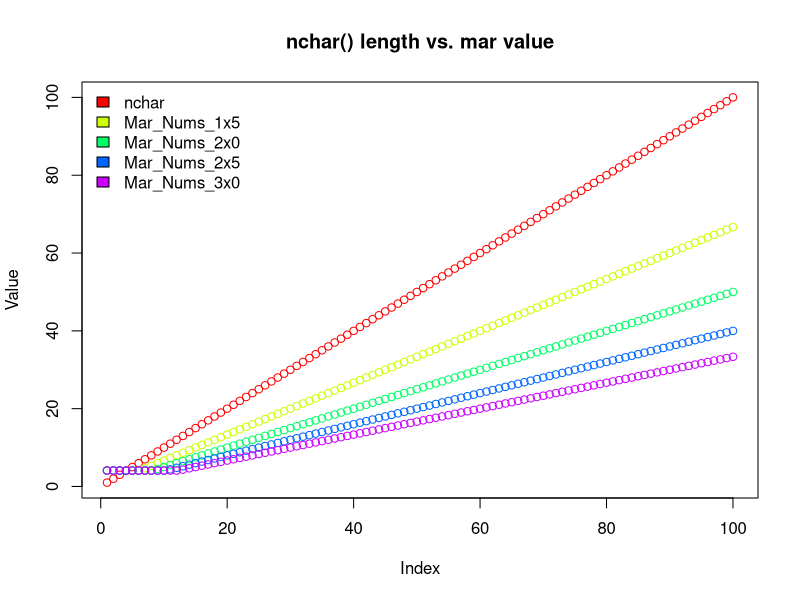

This chart was generated by the following R code:
# create a simple plot to show the relationship between different formulas on a sequence of values
# this was created to try to model different ways to automatically adjust par(mar) values based on the
# number of characters (nchar) in sample names
NChar_Nums<-seq(1:100)
Mar_Nums_1x5<-sapply(X = NChar_Nums,FUN = function(x) max(4.1,x/1.5))
Mar_Nums_2x0<-sapply(X = NChar_Nums,FUN = function(x) max(4.1,x/2))
Mar_Nums_2x5<-sapply(X = NChar_Nums,FUN = function(x) max(4.1,x/2.5))
Mar_Nums_3x0<-sapply(X = NChar_Nums,FUN = function(x) max(4.1,x/3))

tmp_colors<-rainbow(5)

# plot(c(NChar_Nums,Mar_Nums),main = "nchar vs. mar",col=c("red","blue"))
plot(NChar_Nums,
     main=c("nchar() length vs. mar value"),
     col=tmp_colors[1],
     xlab="Index",
     ylab="Value")
points(Mar_Nums_1x5,
       col=tmp_colors[2])
points(Mar_Nums_2x0,
       col=tmp_colors[3])
points(Mar_Nums_2x5,
       col=tmp_colors[4])
points(Mar_Nums_3x0,
       col=tmp_colors[5])
legend("topleft",
       legend=c("nchar","Mar_Nums_1x5","Mar_Nums_2x0","Mar_Nums_2x5","Mar_Nums_3x0"),fill=tmp_colors,bty = "n")
